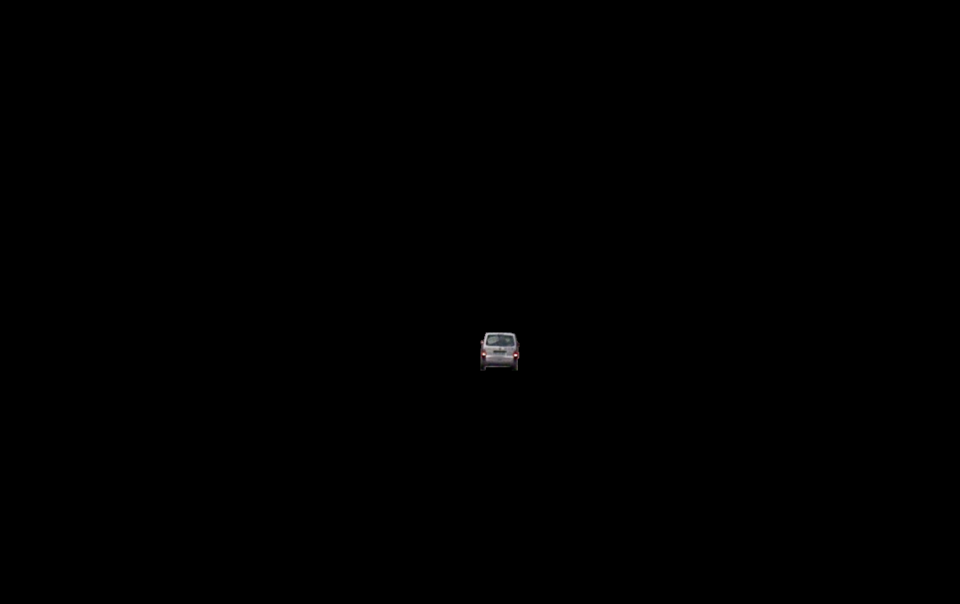
#> input picture generators/OpenCV/car_50.png, 1920 x 1208 px, given as the content of the folder ../source_datasets/orginal, which was not available (shown at 1/2 size)
$ python rainy.py
#> lines starting #> are read from the running program, lines starting #| are printed output that depends on the picture; pictures that were not available may be replaced by others from this repository, and a replacement may not be noted
#> further down, img is the input picture: shape (1208, 1920, 3); mean B, G, R 0.2, 0.2, 0.2
import cv2
import argparse
import numpy as np
import os

def get_noise(img,value=10):

    noise = np.random.uniform(0,256,img.shape[0:2])

    v = value *0.01
    noise[np.where(noise<(256-v))]=0


    k = np.array([ [0, 0.1, 0],
                    [0.1,  8, 0.1],
                    [0, 0.1, 0] ])

    noise = cv2.filter2D(noise,-1,k)


    '''cv2.imshow('img',noise)
    cv2.waitKey()
    cv2.destroyWindow('img')'''
    return noise

def rain_blur(noise, length=10, angle=0,w=1):

#> called with length = 30, angle = -30, w = 3
    trans = cv2.getRotationMatrix2D((length/2, length/2), angle-45, 1-length/100.0)
    dig = np.diag(np.ones(length))
    k = cv2.warpAffine(dig, trans, (length, length))
    k = cv2.GaussianBlur(k,(w,w),0)

    blurred = cv2.filter2D(noise, -1, k)
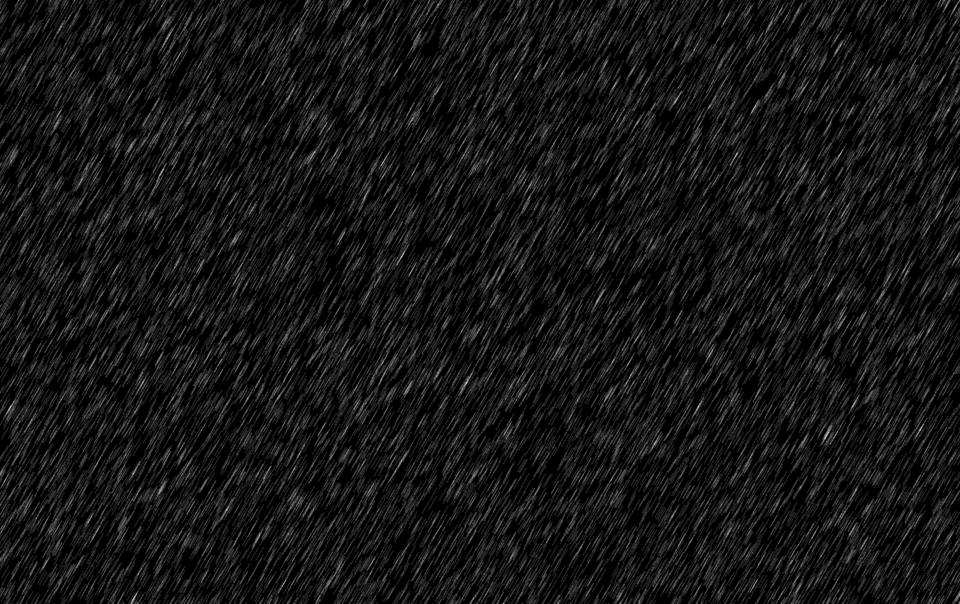
#> blurred: shape (1208, 1920) float64 (shown at 1/2 size); min -5.68e-13, max 3210.4, mean 266.7; drawn with min black and max white

    cv2.normalize(blurred, blurred, 0, 255, cv2.NORM_MINMAX)
    blurred = np.array(blurred, dtype=np.uint8)
    '''
    cv2.imshow('img',blurred)
    cv2.waitKey()
    cv2.destroyWindow('img')'''

    return blurred

def alpha_rain(rain,img,beta = 0.8):

#> called with beta = 0.6
    rain = np.expand_dims(rain,2)
    rain_effect = np.concatenate((img,rain),axis=2)  #add alpha channel

    rain_result = img.copy()
    rain = np.array(rain,dtype=np.float32)
    rain_result[:,:,0]= rain_result[:,:,0] * (255-rain[:,:,0])/255.0 + beta*rain[:,:,0]
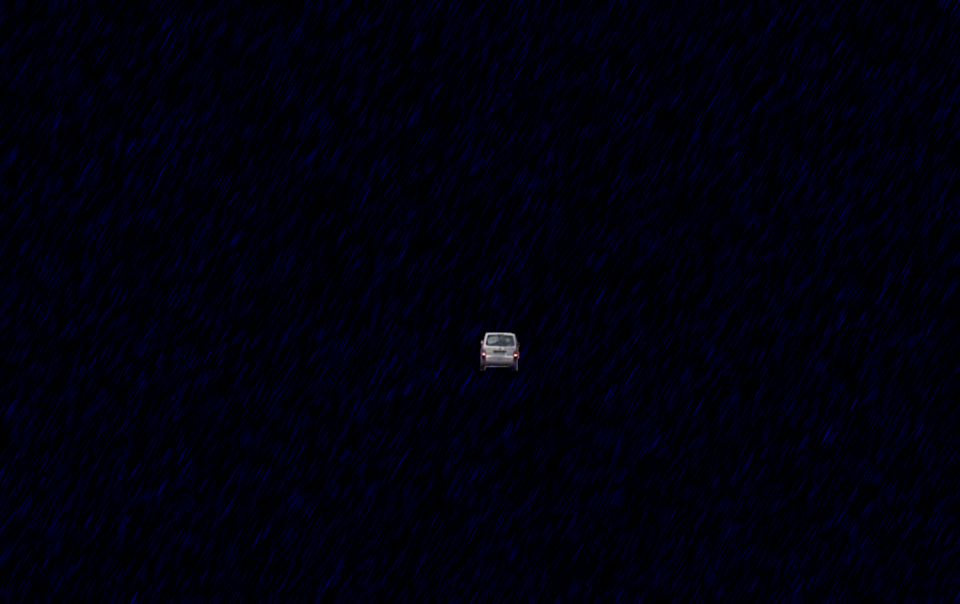
#> rain_result: shape (1208, 1920, 3) (shown at 1/2 size); mean B, G, R 12.4, 0.2, 0.2
    rain_result[:,:,1] = rain_result[:,:,1] * (255-rain[:,:,0])/255 + beta*rain[:,:,0]
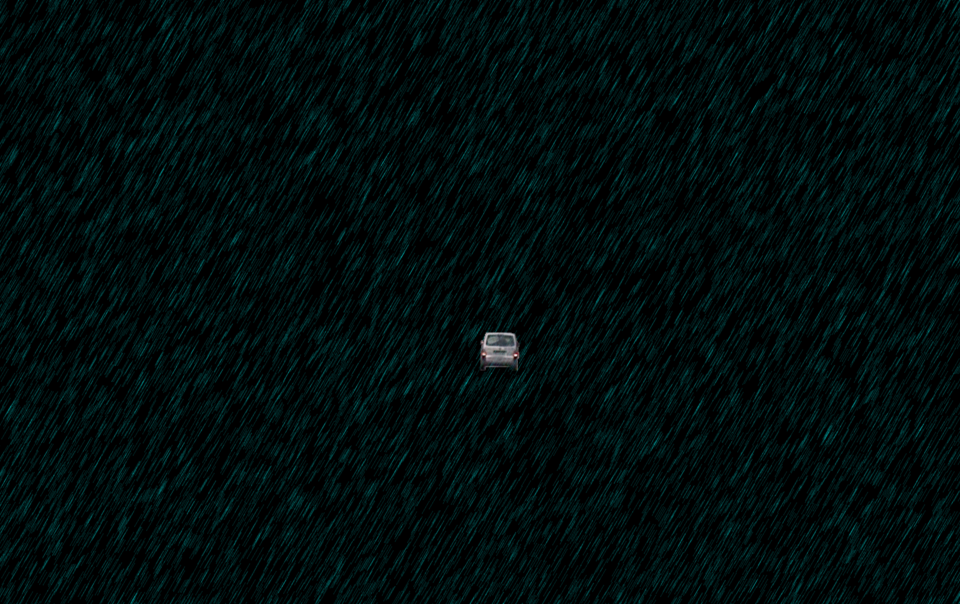
#> rain_result: shape (1208, 1920, 3) (shown at 1/2 size); mean B, G, R 12.4, 12.4, 0.2
    rain_result[:,:,2] = rain_result[:,:,2] * (255-rain[:,:,0])/255 + beta*rain[:,:,0]
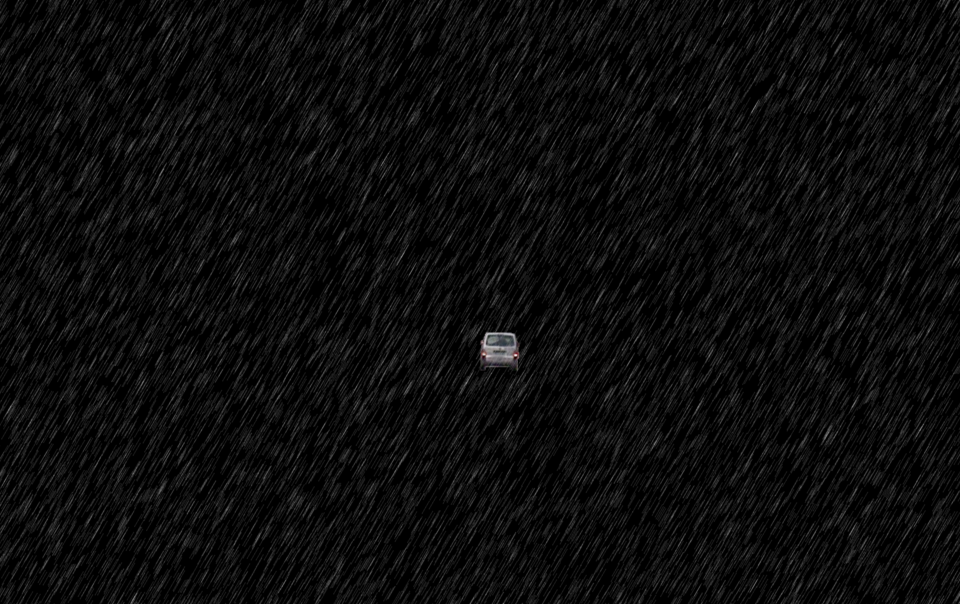
#> rain_result: shape (1208, 1920, 3) (shown at 1/2 size); mean B, G, R 12.4, 12.4, 12.4

    # cv2.imshow('rain_effct_result',rain_result)
    # cv2.waitKey()
    # cv2.destroyAllWindows()
    return rain_result

def add_rain(rain,img,alpha=0.9):

    #chage rain into  3-dimenis

    rain = np.expand_dims(rain,2)
    rain = np.repeat(rain,3,2)

    result = cv2.addWeighted(img,alpha,rain,1-alpha,1)
    cv2.imshow('rain_effct',result)
    cv2.waitKey()
    cv2.destroyWindow('rain_effct')

if __name__ == "__main__":
    parser = argparse.ArgumentParser()
    parser.add_argument('--input_path', type=str, default="../source_datasets/orginal")
    parser.add_argument('--output_path', type=str, default="../follow_up_datasets/rainy")

    args = parser.parse_args()
    print("Rainy config: {}".format(args))
    if not os.path.exists(os.path.join(args.output_path, 'source_datasets')):
        os.makedirs(os.path.join(args.output_path, 'source_datasets'))

    if not os.path.exists(os.path.join(args.output_path, 'follow_up_datasets')):
        os.makedirs(os.path.join(args.output_path, 'follow_up_datasets'))

    source_path = args.input_path
    img_list = os.listdir(source_path)
    for img_name in img_list:
        img = cv2.imread(os.path.join(source_path, img_name))
        cv2.imwrite(os.path.join(args.output_path, 'source_datasets', img_name), img)
        noise = get_noise(img,value=200)
        rain = rain_blur(noise,length=30,angle=-30,w=3)
        rain_img = alpha_rain(rain,img,beta=0.6)  #方法一，透明度賦值
        cv2.imwrite(os.path.join(args.output_path, 'follow_up_datasets', img_name), rain_img)
